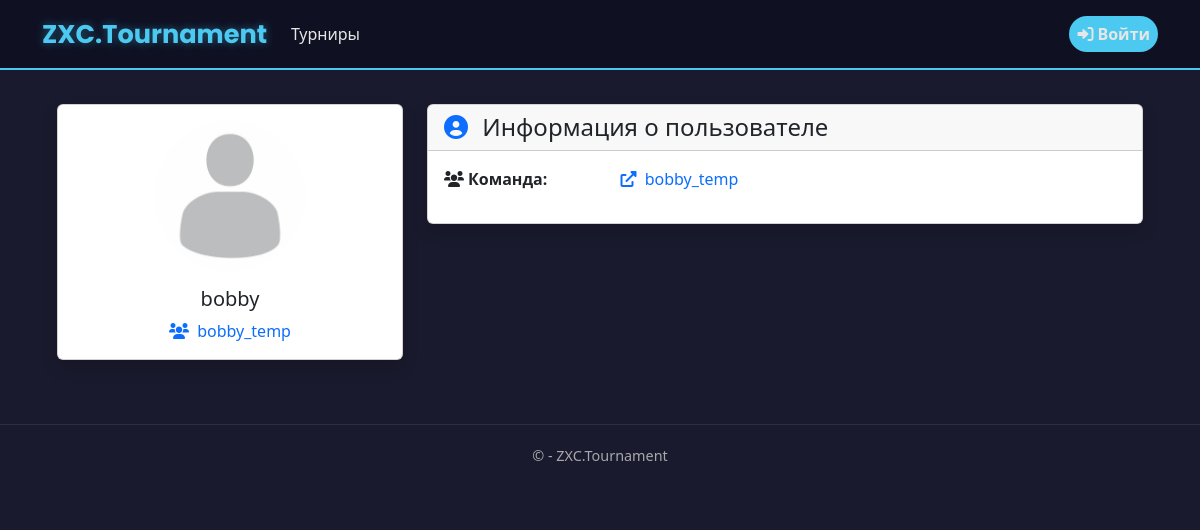
The app's page /user/bobby/, older data.
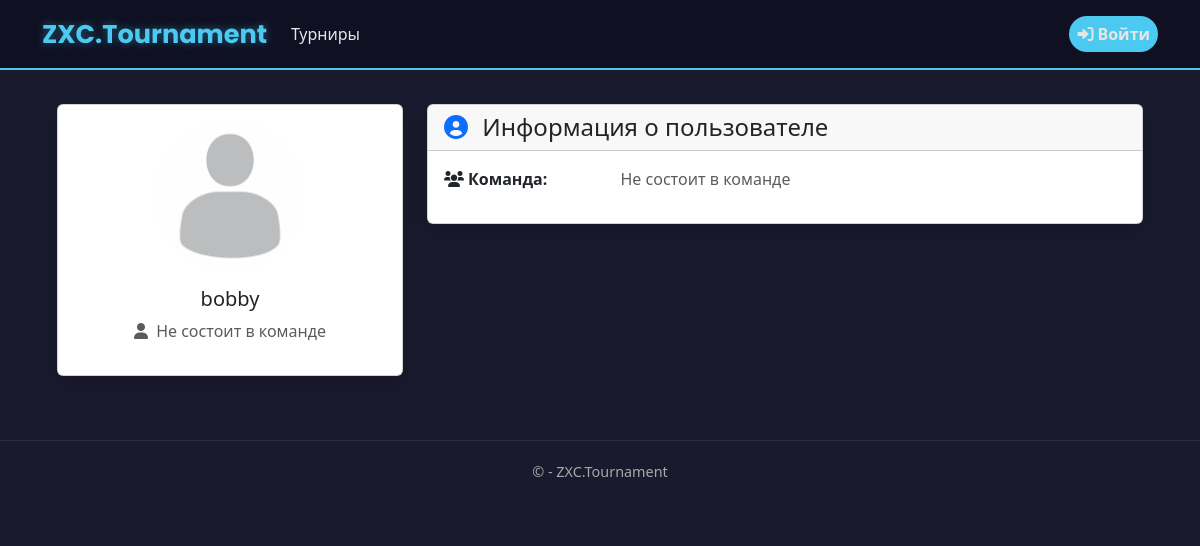
The same page, newer data.
### app/models.py (models this page shows, shortened)
class UserProfile(models.Model):
    user = models.OneToOneField(User, on_delete=models.CASCADE)
    email_confirmed = models.BooleanField(default=False)
    avatar = models.ImageField(
        upload_to='avatars/',
        default='avatars/default.jpg',
        blank=True,
        null=True
    )
    team = models.ForeignKey(Team, on_delete=models.SET_NULL, null=True, blank=True, related_name='team_members')
    bio = models.TextField(blank=True, null=True)

class Team(models.Model):
    name = models.CharField(
        max_length=100,
        unique=True,
        verbose_name="Название команды",
        error_messages={
            'unique': "Команда с таким названием уже существует"
        }
    )
    avatar = models.ImageField(
        upload_to='team_avatars/',
        default='team_avatars/default.jpg',
        blank=True,
        null=True,
        verbose_name="Аватар команды"
    )
    captain = models.ForeignKey(
        User,
        on_delete=models.CASCADE,
        related_name='captained_teams',
        verbose_name="Капитан"
    )
    members = models.ManyToManyField(
        User,
        related_name='teams',
        blank=True,
        verbose_name="Участники"
    )
    created_at = models.DateTimeField(
        auto_now_add=True,
        verbose_name="Дата создания"
    )
    invite_code = models.CharField(
        max_length=32,
        unique=True,
        verbose_name="Код приглашения"
    )
    class Meta:
        verbose_name = 'Команда'
        verbose_name_plural = 'Команды'
        ordering = ['-created_at']

### app/views.py (the view)
# urls.py: path('user/<str:username>/', views.view_profile, name='view_profile'),
def view_profile(request, username):
    user = User.objects.get(username=username)
    profile = UserProfile.objects.get(user=user)
    is_owner = (request.user == user)
    return render(request, 'app/profile/profile.html', {
        'profile_user': user,
        'profile': profile,
        'is_owner': is_owner,
    })

### app/templates/app/profile/profile.html (shortened to what this page needs)
{% extends "app/layout.html" %}
{% block content %}
<div class="container mt-4">
    <div class="row">
        <div class="col-md-4 mb-4">
            <div class="card shadow">
                <div class="card-body text-center">
                    <img src="{{ profile.avatar.url }}" alt="Аватар"
                         class="img-fluid rounded-circle mb-3"
                         style="width: 150px; height: 150px; object-fit: cover;">
                    <h5 class="card-title">{{ profile_user.username }}</h5>
                    {% if profile.team %}
                    <p class="card-text">
                        <i class="fas fa-users me-1 text-primary"></i>
                        <a href="{% url 'team_page' team_id=profile.team.id %}"
                           class="text-decoration-none">{{ profile.team.name }}</a>
                    </p>
                    {% else %}
                    <p class="text-muted">
                        <i class="fas fa-user me-1"></i>
                        Не состоит в команде
                    </p>
                    {% endif %}
                </div>
            </div>
        </div>
        <div class="col-md-8">
            <div class="card shadow">
                <div class="card-header">
                    <h4 class="mb-0">
                        <i class="fas fa-user-circle me-2 text-primary"></i>
                        Информация о пользователе
                    </h4>
                </div>
                <div class="card-body">
                    <div class="row mb-3">
                        <div class="col-sm-3">
                            <strong><i class="fas fa-users me-1"></i>Команда:</strong>
                        </div>
                        <div class="col-sm-9">
                            {% if profile.team %}
                            <a href="{% url 'team_page' team_id=profile.team.id %}"
                               class="text-decoration-none">
                                <i class="fas fa-external-link-alt me-1"></i>
                                {{ profile.team.name }}
                            </a>
                            {% else %}
                            <span class="text-muted">Не состоит в команде</span>
                            {% endif %}
                        </div>
                    </div>
                </div>
            </div>
        </div>
    </div>
</div>
{% endblock %}

Row changes from the older to the newer data that the page shows:
changed UserProfile: team_id 2 → empty (drawn); team.name "bobby_temp" → (not shown)
Text that changed along with them:
text now shown: "Не состоит в команде Не состоит в команде"
